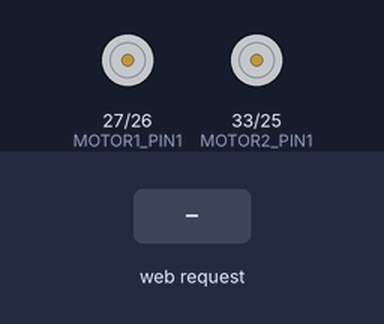
Bench run of a program on a simulated ESP32-S3. Shown: motor-driver pin pairs drawn as motors (green arrow = first pin HIGH = forward, orange = second pin HIGH = backward, longer = more drive, scaled by the enable pin). The inputs (shaded band) are chosen by the test bench. What the program prints to the serial monitor is not drawn.

Above: at 1.2 s.
1.3 s: HTTP request GET /forward received
At 2.5 s:
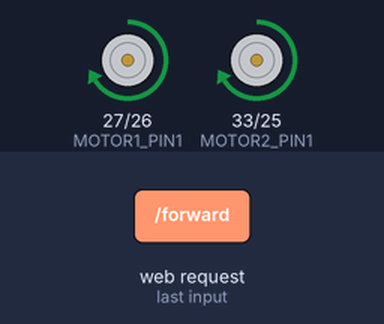
2.8 s: HTTP request GET /backward received
At 3.9 s:
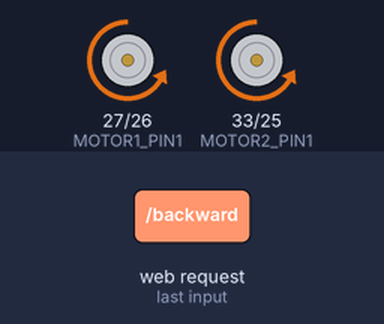
4.3 s: HTTP request GET /left received
At 5.0 s:
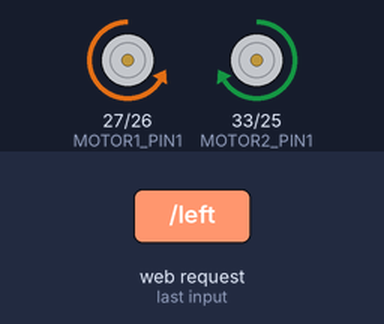
5.8 s: HTTP request GET /right received
At 6.2 s:
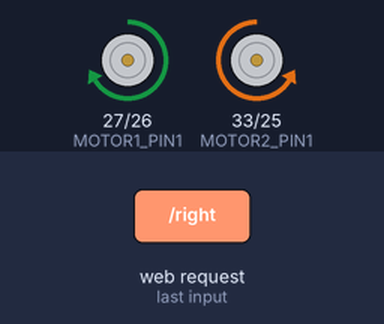
Timing chart, 0 to 8.3 s (numbered marks = the images above; inputs shaded):
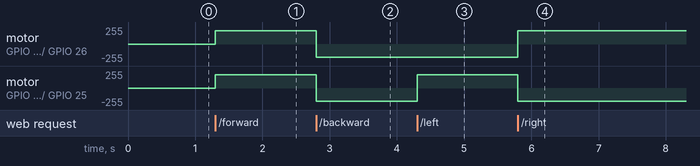

The program:

main.cpp
```cpp
#include <WiFi.h>
#include <AsyncTCP.h>
#include <ESPAsyncWebServer.h>

// ===== AP DETAILS =====
const char* ap_ssid = "ESP32-CAR";
const char* ap_password = "12345678"; // min 8 chars

AsyncWebServer server(80);

// ===== MOTOR PINS (L298N) =====
#define MOTOR1_PIN1 27
#define MOTOR1_PIN2 26
#define ENABLE1_PIN 14
#define MOTOR2_PIN1 33
#define MOTOR2_PIN2 25
#define ENABLE2_PIN 32

// ===== MOTOR FUNCTIONS =====
void moveForward() {
  digitalWrite(MOTOR1_PIN1, HIGH);
  digitalWrite(MOTOR1_PIN2, LOW);
  digitalWrite(MOTOR2_PIN1, HIGH);
  digitalWrite(MOTOR2_PIN2, LOW);
  analogWrite(ENABLE1_PIN, 200);
  analogWrite(ENABLE2_PIN, 200);
}

void moveBackward() {
  digitalWrite(MOTOR1_PIN1, LOW);
  digitalWrite(MOTOR1_PIN2, HIGH);
  digitalWrite(MOTOR2_PIN1, LOW);
  digitalWrite(MOTOR2_PIN2, HIGH);
  analogWrite(ENABLE1_PIN, 200);
  analogWrite(ENABLE2_PIN, 200);
}

void turnLeft() {
  digitalWrite(MOTOR1_PIN1, LOW);
  digitalWrite(MOTOR1_PIN2, HIGH);
  digitalWrite(MOTOR2_PIN1, HIGH);
  digitalWrite(MOTOR2_PIN2, LOW);
}

void turnRight() {
  digitalWrite(MOTOR1_PIN1, HIGH);
  digitalWrite(MOTOR1_PIN2, LOW);
  digitalWrite(MOTOR2_PIN1, LOW);
  digitalWrite(MOTOR2_PIN2, HIGH);
}

void stopMotor() {
  digitalWrite(MOTOR1_PIN1, LOW);
  digitalWrite(MOTOR1_PIN2, LOW);
  digitalWrite(MOTOR2_PIN1, LOW);
  digitalWrite(MOTOR2_PIN2, LOW);
  analogWrite(ENABLE1_PIN, 0);
  analogWrite(ENABLE2_PIN, 0);
}

// ===== WEB PAGE =====
const char* html = R"rawliteral(
<!DOCTYPE html>
<html>
<head>
<meta name="viewport" content="width=device-width, initial-scale=1">
<title>ESP32 CAR</title>
<style>
button {
  width: 130px;
  height: 60px;
  font-size: 20px;
  margin: 6px;
}
</style>
</head>
<body>
<center>
<h2>ESP32 WiFi Car</h2>
<button onclick="fetch('/forward')">Forward</button><br>
<button onclick="fetch('/left')">Left</button>
<button onclick="fetch('/stop')">Stop</button>
<button onclick="fetch('/right')">Right</button><br>
<button onclick="fetch('/backward')">Backward</button>
</center>
</body>
</html>
)rawliteral";

void setup() {
  Serial.begin(115200);

  pinMode(MOTOR1_PIN1, OUTPUT);
  pinMode(MOTOR1_PIN2, OUTPUT);
  pinMode(ENABLE1_PIN, OUTPUT);
  pinMode(MOTOR2_PIN1, OUTPUT);
  pinMode(MOTOR2_PIN2, OUTPUT);
  pinMode(ENABLE2_PIN, OUTPUT);

  stopMotor();

  // ===== START AP MODE =====
  WiFi.mode(WIFI_AP);
  WiFi.softAP(ap_ssid, ap_password);

  Serial.print("AP IP: ");
  Serial.println(WiFi.softAPIP()); // 192.168.4.1

  server.on("/", HTTP_GET, [](AsyncWebServerRequest *r){
    r->send_P(200, "text/html", html);
  });

  server.on("/forward", HTTP_GET, [](AsyncWebServerRequest *r){ moveForward(); r->send(200); });
  server.on("/backward", HTTP_GET, [](AsyncWebServerRequest *r){ moveBackward(); r->send(200); });
  server.on("/left", HTTP_GET, [](AsyncWebServerRequest *r){ turnLeft(); r->send(200); });
  server.on("/right", HTTP_GET, [](AsyncWebServerRequest *r){ turnRight(); r->send(200); });
  server.on("/stop", HTTP_GET, [](AsyncWebServerRequest *r){ stopMotor(); r->send(200); });

  server.begin();
}

void loop() {}
```

Measured:
- after the input at 1.3 s, motor on GPIO 27 (MOTOR1_PIN1) / GPIO 26 (MOTOR1_PIN2), motor on GPIO 33 (MOTOR2_PIN1) / GPIO 25 (MOTOR2_PIN2): stopped → forward 200/255 at once
- after the input at 2.8 s, motor on GPIO 27 (MOTOR1_PIN1) / GPIO 26 (MOTOR1_PIN2), motor on GPIO 33 (MOTOR2_PIN1) / GPIO 25 (MOTOR2_PIN2): forward 200/255 → backward 200/255 at once
- after the input at 4.3 s, motor on GPIO 33 (MOTOR2_PIN1) / GPIO 25 (MOTOR2_PIN2): backward 200/255 → forward 200/255 at once
- after the input at 5.8 s, motor on GPIO 27 (MOTOR1_PIN1) / GPIO 26 (MOTOR1_PIN2): backward 200/255 → forward 200/255 at once; motor on GPIO 33 (MOTOR2_PIN1) / GPIO 25 (MOTOR2_PIN2): forward 200/255 → backward 200/255 at once
